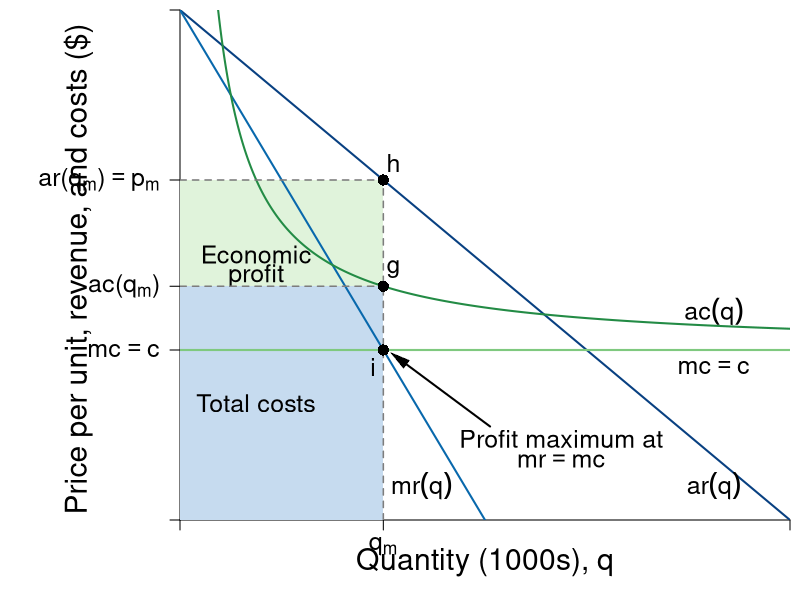

This figure's R source:
#Graph Designer: Simon Halliday + Scott Cohn
#Authors: Bowles and Halliday
#Title: Coordination, Conflict and Competition: A Text in Microeconomics

require(shape)
#pdf(file = "firmmarketsupply/profit_costs.pdf", width = 9, height = 7)
png(file = "firmmarketsupply/profit_costs_outlier.png", width = 7*120, height = 5*120)

#Set parameters for graphics
axislabelsize <- 1.8
labelsize <- 1.5
namesize <- 1.8
annotatesize <- 1.5
graphlinewidth <- 2
segmentlinewidth <- 1.5

COL <- c("#7fc97f", "#beaed4", "#fdc086", "#ffff99", "#386cb0", "#f0027f", "#bf5b17", "#666666")
COLA <- c("#e0f3db", "#99d8c9","#66c2a4","#41ae76", "#238b45", "#005824")
COLB <- c("#c6dbef", "#4eb3d3", "#2b8cbe", "#0868ac","#084081")
grays <- gray.colors(25, start = 1, end = 0)
CBCols <- c("#009E73","#0072B2","#E69F00","#CC79A7", "#F0E442")

#Edited the margins to cater for the larger LHS labels
par(mar =  c(4, 9, 0.5, 0.5))

AvgRevenue <- function(x, rmax = 12, xmax = 12){
  rmax - (rmax/xmax)*x
}
  
MRevenue <- function(x, rmax = 12, xmax = 12){
  rmax - 2*(rmax/xmax)*x
}

AvgCost <- function(x, c0 = 6, c1 = 4){
  c0/x + c1
}

xlims <- c(0, 12)
ylims <- c(0, 12)

npts <- 501 
x <- seq(xlims[1], xlims[2], length.out = npts)
y <- seq(ylims[1], ylims[2], length.out = npts) 
a <- c(13, 16.75, 19.25)

plot(0, 0, xlim = xlims, ylim = ylims, type = "n",
     xlab = expression(paste("")),
     ylab = expression(paste("")), 
     xaxt = "n", 
     yaxt = "n", 
     cex.lab = axislabelsize, 
     bty = "n",
     xaxs = "i", 
     yaxs = "i")


ticksy <- c(0, 4, AvgCost(x = 4), AvgRevenue(x = 4), ylims[2])
ylabels <- c(NA, expression(paste(mc == c)), expression(paste(ac, "(", q[m],")")), expression(paste(ar, "(", q[m],")", phantom() == p[m])), NA)
ticksx <- c(0, 4, xlims[2])
xlabels <- c(NA, expression(paste(q[m])), NA)

axis(1, at = ticksx, pos = 0, labels = xlabels, cex.axis = labelsize)
axis(2, at = ticksy, pos = 0, labels = ylabels, las = 1, cex.axis = labelsize)

npts <- 500 
xx1 <- seq(xlims[1], xlims[2], length.out = npts)
xx3 <- seq(2, 6, length.out = npts)

#Draw the polygon for profit
xpoly1 <- c(0, 4, 4, 0, 0)
ypoly1 <- c(AvgCost(x = 4), AvgCost(x = 4), AvgRevenue(x = 4), AvgRevenue(x = 4), AvgCost(x = 4))
polygon(x = xpoly1, y = ypoly1, col = COLA[1], density = NULL, border = NA)

#Draw the polygon for costs
xpoly2 <- c(0, 4, 4, 0, 0)
ypoly2 <- c(0, 0, AvgCost(x = 4), AvgCost(x = 4), AvgCost(x = 4))
polygon(x = xpoly2, y = ypoly2, col = COLB[1], density = NULL, border = NA)

lines(xx1, AvgRevenue(xx1, rmax = 12, xmax = 12), col = COLB[5], lwd = graphlinewidth)
lines(xx1, MRevenue(xx1, rmax = 12, xmax = 12), col = COLB[4], lwd = graphlinewidth)
lines(xx1, AvgCost(xx1), col = COLA[5], lwd = graphlinewidth)

#Label the axes
text(0.5*xlims[2], -1, expression(paste("Quantity (1000s), ", q)), xpd = TRUE, cex = axislabelsize) 
#mtext(expression(paste("Quantity, ", x)), side = 1, line = 2.5, cex = axislabelsize)
#mtext(expression(paste("Quantity of output, ", x)), side = 1, line = 2.5, cex = axislabelsize)
#text(-3, 0.5*ylims[2], expression(paste("Price, Revenue and Costs, ", list(p, r, ac), " and ", mc)), xpd = TRUE, cex = axislabelsize, srt = 90) 
text(-2, 0.5*ylims[2], expression(paste("Price per unit, revenue, and costs ($) ")), xpd = TRUE, cex = axislabelsize, srt = 90) 

#Label curves
text(10.5, 4.9, expression(paste(ac(q))), cex = labelsize)
text(10.5, 3.6, expression(paste(mc == c)), cex = labelsize)
text(10.5, 0.8, expression(paste(ar(q))), cex = labelsize)
text(4.75, 0.8, expression(paste(mr(q))), cex = labelsize)

#Labels cost and profit areas
text(1.5, 0.5*AvgCost(x = 4), expression("Total costs"), cex = annotatesize)
text(1.5, 6.25, expression("Economic"), cex = annotatesize)
text(1.5, 5.75, expression("profit"), cex = annotatesize)

#Draw segments for total costs
segments(0, AvgRevenue(x = 4), 4, AvgRevenue(x = 4), lty = 2, col = grays[20] , lwd = segmentlinewidth)
segments(4, 0, 4, AvgRevenue(x = 4), lty = 2, col = grays[20] , lwd = segmentlinewidth)

segments(0, AvgCost(x = 4), 4, AvgCost(x = 4), lty = 2, col = grays[20] , lwd = segmentlinewidth)
segments(0, 4, xlims[2], 4, lty = 1, col = COL[1] , lwd = graphlinewidth)

#Label Points for comparison
points(4, MRevenue(x = 4), pch = 16, col = "black", cex = 1.5)
text(3.8, MRevenue(x = 4) - 0.4, expression(i), cex = labelsize)

points(4, AvgCost(x = 4), pch = 16, col = "black", cex = 1.5)
text(4.2, AvgCost(x = 4) + 0.4, expression(g), cex = labelsize)

points(4, AvgRevenue(x = 4), pch = 16, col = "black", cex = 1.5)
text(4.2, AvgRevenue(x = 4) + 0.4, expression(h), cex = labelsize)


#Arrow to mr = mc
text(7.5, 1.9, expression(paste("Profit maximum at")), cex = annotatesize)
text(7.5, 1.4, expression(paste(mr == mc)), cex = annotatesize)
Arrows(6.1, 2.2, 4.3, 3.8, col = "black", lty = 1, lwd = 2, arr.type = "triangle", arr.lwd = 0.5)



dev.off()
